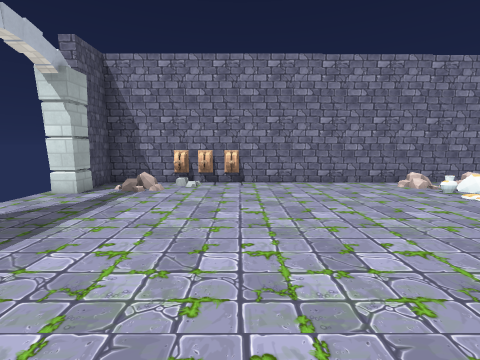
view 1 (above)

12 first-person views from a walk through a 3-D level made in the Godot game engine. The camera is 1.4 m above the floor, tilts 8° down and sees 90° across. The floor is counted in squares, 1 m on a side. Each view is taken from the middle of a square. On the plan, view 1 faces up. The plan holds only what a view shows up to about 13 squares ahead; the rest is blank. Characters and animated objects are left out. Some surface patterns are stand-ins.

view 2
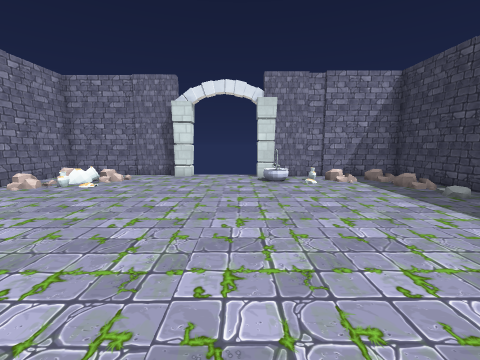

view 3
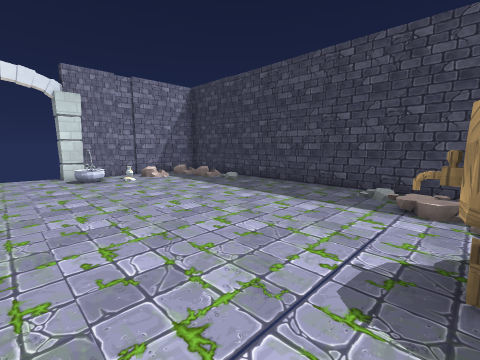

view 4
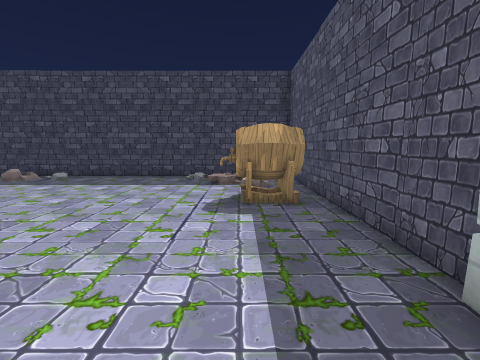

view 5
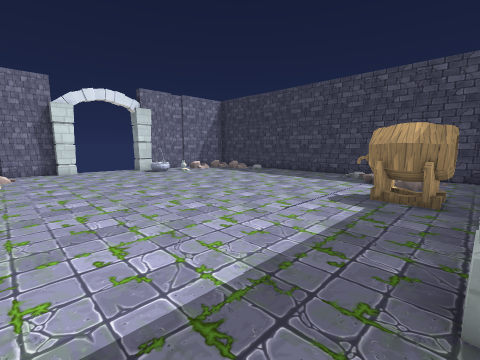

view 6
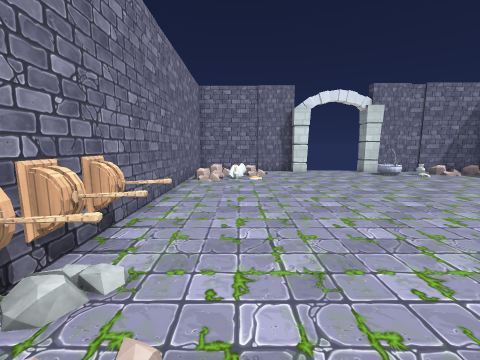

view 7
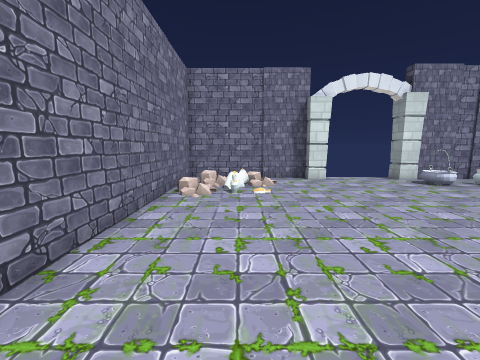

view 8
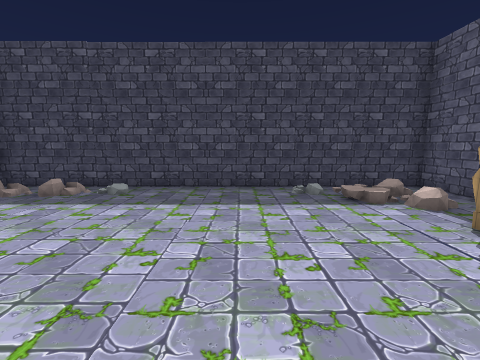

view 9
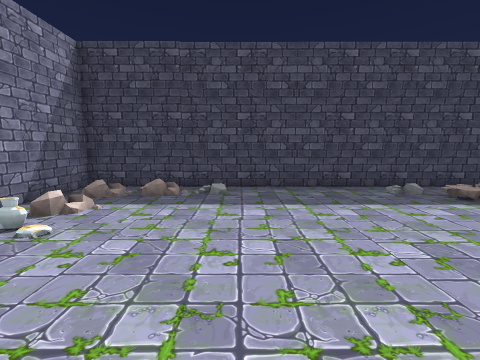

view 10
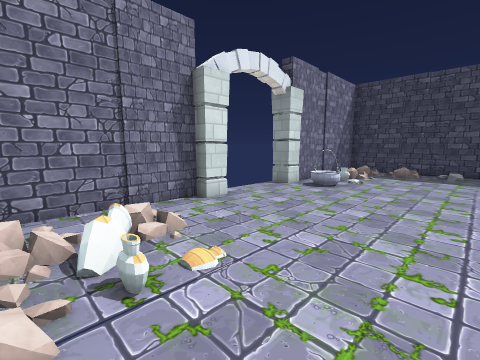

view 11
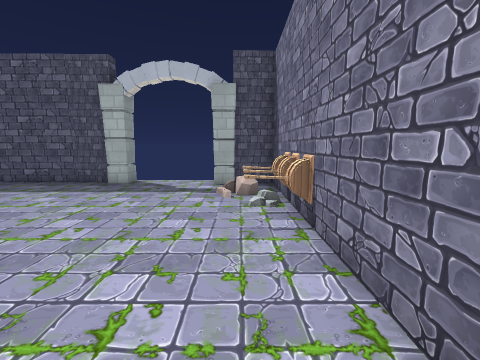

view 12
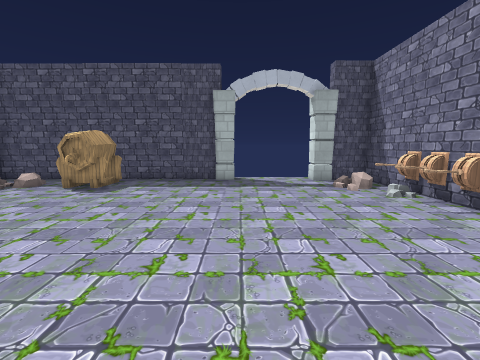

### Floor plan
Key: @ floor where view 1 was taken; # wall or solid block; . main floor; : floor 0.25 m higher than the main floor; / step, stairs or slope; = window, fence, low wall or low ledge; L lever; C column; B barrel; O other object.
Columns run from 6 left of view 1 to 10 right of it. Each row starts with its distance up from view 1.
 10        #########
  9  ###LLL.....//..#
  8 C#.OL.L...../.O.#
  7 CC........../==.#
  6  ...............#
  5  ...............#
  4 CC.............CC
  3  C..............C
  2 #...............
  1 #...............
  0 #.....@.......#CC
 -1 #.BB..........##
 -2 #.BB..........O#
 -3 #.//..........O#
 -4 #..//..........##
 -5 #.: //......:...#
 -6 #...............#
 -7 ################

Positions as (right, up) in squares from view 1, and headings:
1: (0, 0), facing up
2: (-2, 1), facing right
3: (-3, 2), facing down-right
4: (-3, 5), facing down
5: (-5, 6), facing down-right
6: (-4, 7), facing right
7: (-1, 7), facing right
8: (1, 2), facing down
9: (4, 2), facing down
10: (4, 8), facing down-right
11: (4, 8), facing left
12: (5, 4), facing left
